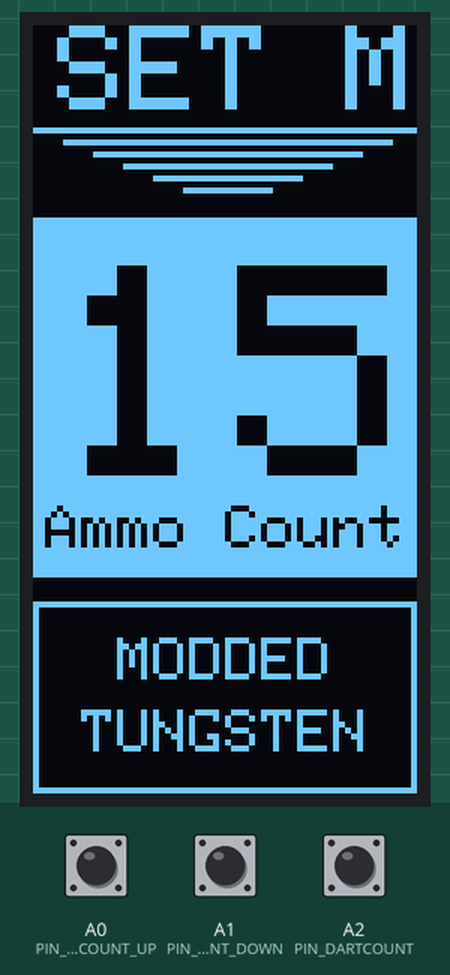
A sketch run on a simulated Arduino Uno, built with avr-gcc and run on an emulated ATmega328P. Shown: 64×128 one-colour display. The test bench sets the inputs (shaded band); at power-on: A0 (PIN_DARTCOUNT_UP) HIGH, A2 (PIN_DARTCOUNT) HIGH, A1 (PIN_DARTCOUNT_DOWN) HIGH.

Above: at 1.2 s.
1.3 s: A0 (PIN_DARTCOUNT_UP) pulled LOW for 0.15 s
At 2.4 s:
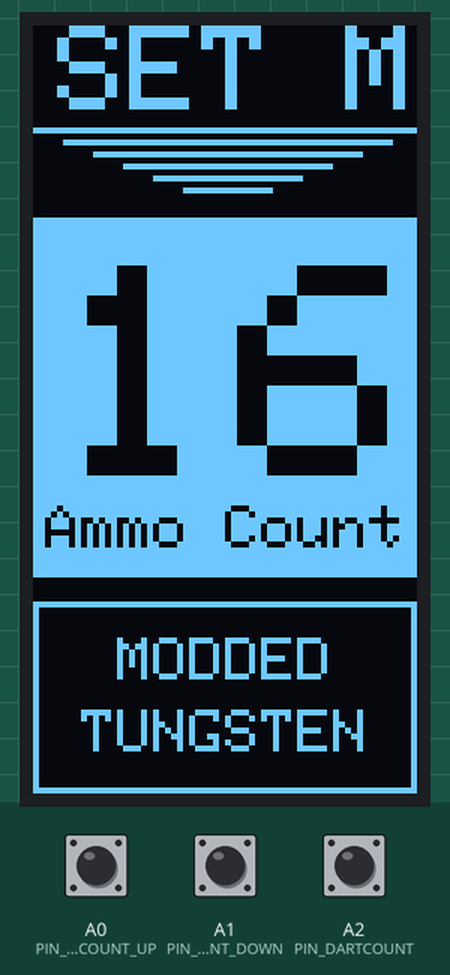
2.9 s: A2 (PIN_DARTCOUNT) pulled LOW for 0.15 s
At 4.2 s:
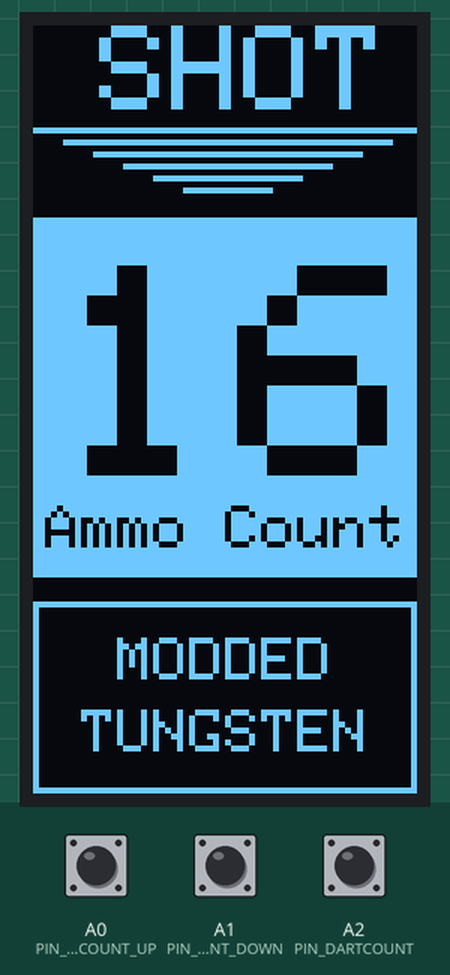
4.5 s: A1 (PIN_DARTCOUNT_DOWN) pulled LOW for 0.15 s
At 4.8 s:
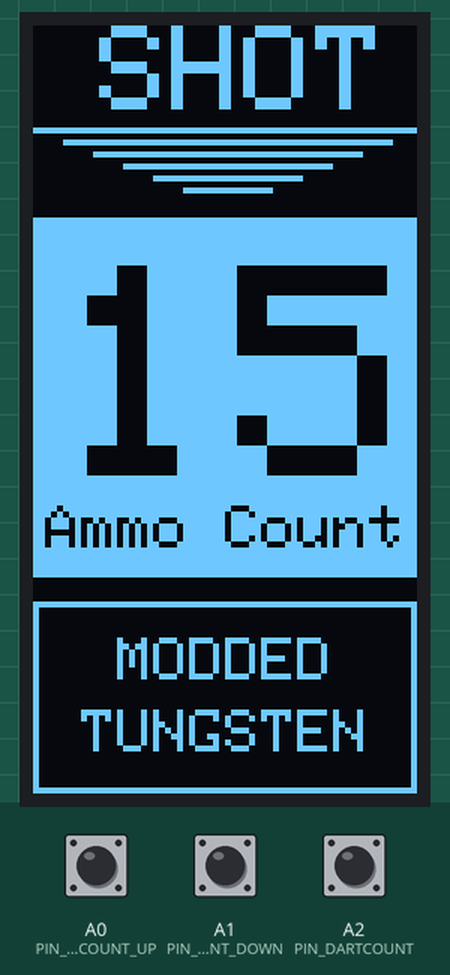
6.1 s: A1 (PIN_DARTCOUNT_DOWN) pulled LOW for 1 s
At 7.2 s:
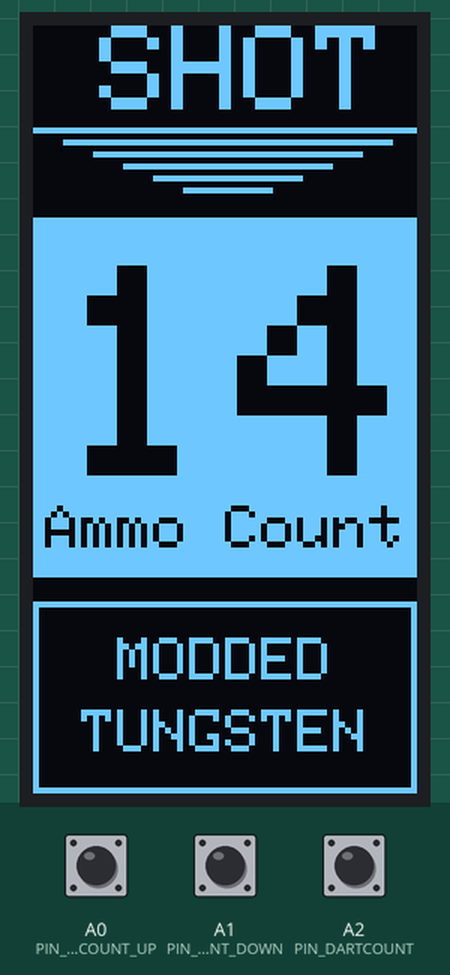
8.6 s: A2 (PIN_DARTCOUNT) pulled LOW for 1 s
At 11.0 s:
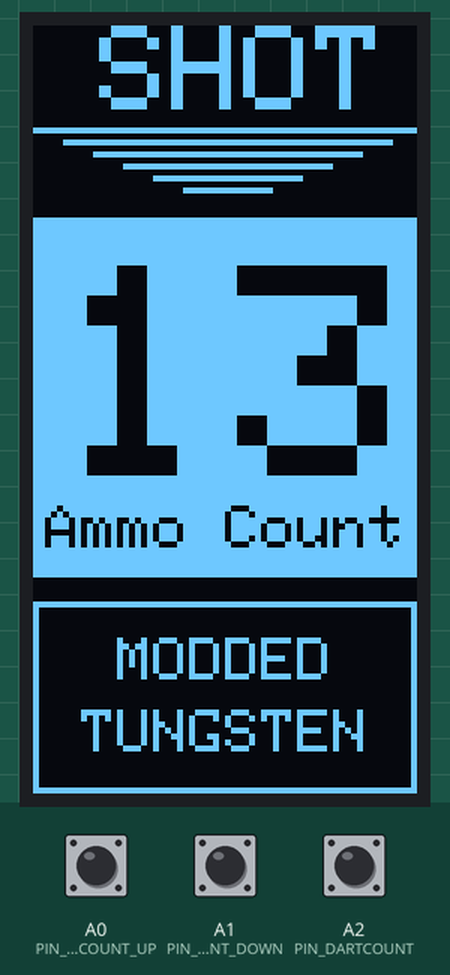
Timing chart, 0 to 12.1 s (numbered marks = the images above; inputs shaded):
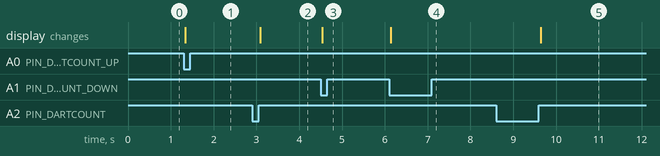

The sketch:

TungstenSwiftAmmoCount.ino
```cpp
/////////////////////////////////////////////////////////////////////////////////////////////////////////
// Include the Bounce2 library found here :
// https://github.com/thomasfredericks/Bounce-Arduino-Wiring
/////////////////////////////////////////////////////////////////////////////////////////////////////////
#include <Bounce2.h>
#include <SPI.h>
#include <Wire.h>
/////////////////////////////////////////////////////////////////////////////////////////////////////////
// Include the Adafruit-GFX library found here :
// https://github.com/adafruit/Adafruit-GFX-Library
/////////////////////////////////////////////////////////////////////////////////////////////////////////
#include <Adafruit_GFX.h>
/////////////////////////////////////////////////////////////////////////////////////////////////////////
// Include the Adafruit_SSD1306 library found here :
// https://github.com/adafruit/Adafruit_SSD1306
/////////////////////////////////////////////////////////////////////////////////////////////////////////
#include <Adafruit_SSD1306.h>

#define SCREEN_WIDTH         128 // OLED display width, in pixels
#define SCREEN_HEIGHT        64 // OLED display height, in pixels

#define OLED_RESET            4
#define PIN_DARTCOUNT        A2   // (Green)  PIN listening to dart counter event

#define PIN_DARTCOUNT_UP     A0   // (Orange) PIN Listening to Dart Count Up
#define PIN_DARTCOUNT_DOWN   A1   // (Grey)   PIN Listening to Dart Count Up
// Note                      A4      (Blue)   are used by the OLED SDA (Blue)
// Note                      A5      (Yellow) are used by the OLED SCL (Yellow)

int     ammoLimit          = 15;           // default set as 15 dart mag
int     dartLeft           = ammoLimit;    // track amount of dart in mag, same default value as of ammoLimit
boolean isStart            = true;

//Adafruit_SSD1306 display(OLED_RESET);
Adafruit_SSD1306 display(SCREEN_WIDTH, SCREEN_HEIGHT, &Wire, OLED_RESET);

//Bounce btnDartReset      = Bounce();
Bounce dartCountSwitch   = Bounce();
Bounce btnDartCountUp    = Bounce();
Bounce btnDartCountDown  = Bounce();

void updateDisplay(int ammo) {

  display.clearDisplay();

  display.setTextSize(2);
  display.setTextColor(WHITE);

  if (isStart) {
    display.setCursor(4,0);
    display.print("SET M");
  } else {
    display.setCursor(11,0);
    display.print("SHOT");
  }

  display.drawLine(0 , 17, 64, 17, WHITE);
  display.drawLine(5 , 19, 59, 19, WHITE);
  display.drawLine(10, 21, 54, 21, WHITE);
  display.drawLine(15, 23, 49, 23, WHITE);
  display.drawLine(20, 25, 44, 25, WHITE);
  display.drawLine(25, 27, 39, 27, WHITE);

  display.drawRect(0, 96, 64, 32, WHITE);

  display.setTextSize(1);
  display.setCursor(14,102);
  display.println("MODDED");
  display.setCursor(8,114);
  display.println("TUNGSTEN");

  display.fillRect(0, 32, 64, 60, WHITE);

  display.setTextSize(1);
  display.setTextColor(BLACK);
  display.setCursor(2,80);
  display.println("Ammo Count");

  if (ammo == 1) {
    display.setCursor(4,40);
    display.setTextSize(5);
    display.println("*L");
  } else {
    display.setCursor(4,40);
    display.setTextSize(5);
    if (ammo < 10)
      display.print(0);
    display.println(ammo);
  }

  display.display();
}

void reLoadDisplay() {

  display.clearDisplay();
  display.setTextColor(WHITE);
  display.drawRect(0, 0, 64, 128, WHITE);

  display.setTextSize(6);
  display.setCursor(2,3);
  display.println("R");
  display.setCursor(2,53);
  display.println("E");

  display.setTextSize(4);
  display.setCursor(8,99);
  display.println("*");
  display.setCursor(40,4);
  display.println("L");
  display.setCursor(40,34);
  display.println("O");
  display.setCursor(40,64);
  display.println("A");
  display.setCursor(40,94);
  display.println("D");

  display.display();
}

void setup() {

  pinMode(PIN_DARTCOUNT, INPUT_PULLUP);       // PULLUP
  dartCountSwitch.attach(PIN_DARTCOUNT);
  dartCountSwitch.interval(5);

  pinMode(PIN_DARTCOUNT_UP, INPUT_PULLUP);    // PULLUP
  btnDartCountUp.attach(PIN_DARTCOUNT_UP);
  btnDartCountUp.interval(5);

  pinMode(PIN_DARTCOUNT_DOWN, INPUT_PULLUP);  // PULLUP
  btnDartCountDown.attach(PIN_DARTCOUNT_DOWN);
  btnDartCountDown.interval(5);

  display.begin(SSD1306_SWITCHCAPVCC, 0x3C);  // initialize with the I2C addr 0x3D (for the 128x64)
  display.setRotation(1);
  display.clearDisplay();

  updateDisplay(dartLeft);
}

void loop() {

  dartCountSwitch.update();
  btnDartCountUp.update();
  btnDartCountDown.update();

  /////////////////////////////////////////////////////////////////////////////////////////////////////
  // Listen to Dart Count Up
  /////////////////////////////////////////////////////////////////////////////////////////////////////
  if (btnDartCountUp.fell()) { // pressed, dart count up
    if (isStart) {
      ammoLimit++;
    }

    if (digitalRead(PIN_DARTCOUNT_DOWN) == LOW) {
      if (dartLeft < ammoLimit) {
        dartLeft++;
      }
    } else {
      dartLeft = ammoLimit;
    }
    updateDisplay(dartLeft);
  }

  /////////////////////////////////////////////////////////////////////////////////////////////////////
  // Listen to Dart Count Down
  /////////////////////////////////////////////////////////////////////////////////////////////////////
  if (btnDartCountDown.fell()) { // pressed, dart count down
    if (isStart) {
      if (ammoLimit > 1) {
        dartLeft = --ammoLimit;
      }
    } else {
      if (dartLeft > 1) {
        --dartLeft;
      }
    }
    updateDisplay(dartLeft);
  }

  /////////////////////////////////////////////////////////////////////////////////////////////////////
  // Listen to Dart Count
  /////////////////////////////////////////////////////////////////////////////////////////////////////
  if (dartCountSwitch.fell()) { // pressed
      if (isStart) {
        isStart= false;
      } else {
        if (dartLeft > 1) {
          dartLeft--;
        } else {
          dartLeft = ammoLimit;
          reLoadDisplay();
        }
      }
  } else if (dartCountSwitch.rose()) { // released
    updateDisplay(dartLeft);
  }
}
```

Measured:
- after the input at 1.3 s, the display: changes at once (image 1)
- after the input at 2.9 s, the display: changes after 0.19 s (image 2)
- after the input at 4.5 s, the display: changes at once (image 3)
- after the input at 6.1 s, the display: changes at once (image 4)
- after the input at 8.6 s, the display: changes after 1.0 s (image 5)
